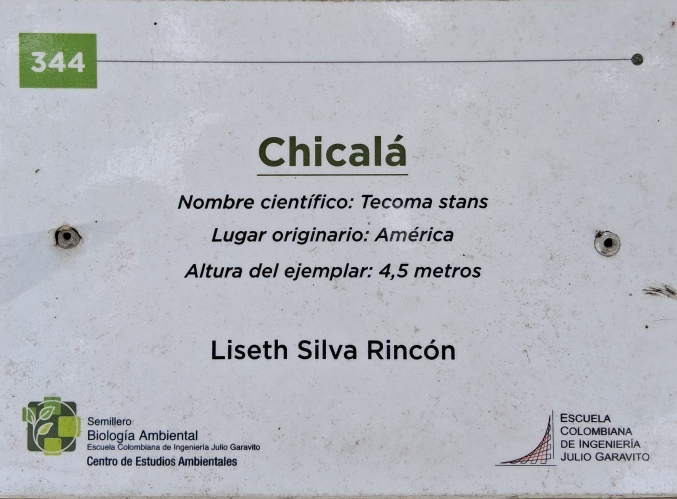
#> input picture assets/plantilla.jpeg, 1354 x 998 px (shown at 1/2 size)
$ python -i ocr.py   (imports and definitions only)
#> lines starting #> are read from the running program, lines starting #| are printed output that depends on the picture; after the words box and inside, x2 and y2 are one past the last pixel; in counts of white or black regions, pixels touching at a corner belong together
"""Extracción de texto (OCR) sobre la imagen ya alineada con la plantilla.

Adaptado de ``ocr_form.py``. Como la imagen alineada tiene el tamaño y el
sistema de coordenadas de la plantilla (1354×998), las regiones de interés se
expresan en píxeles de la plantilla.

Mejoras para fotos reales de las placas:
- Se corrigen sombras y reflejos antes de leer.
- El número del árbol se lee dentro del cuadro verde, que se localiza por color.
- Los tornillos de la placa, que el OCR confunde con letras sueltas, se descartan.
- Las etiquetas fijas ("Nombre científico:", "Lugar originario:", "Altura del
  ejemplar:") se normalizan, y las palabras dudosas del lugar de origen se
  comparan con una lista de países y regiones.
"""

from __future__ import annotations

import difflib
from collections import Counter
import os
import re
import shutil

import cv2
import numpy as np

# Cada campo: (x, y, w, h) en píxeles de la plantilla (1354×998).
FIELDS: dict[str, tuple[int, int, int, int]] = {
    # Nombre y autor van centrados y su largo cambia de un árbol a otro: casi todo el ancho.
    "nombre": (150, 235, 1050, 135),
    # Casi todo el ancho: hay líneas largas ("África Oriental - Sudáfrica - Nueva Zelanda").
    # Los tornillos quedan dentro y se filtran después.
    "informacion": (40, 360, 1280, 240),
    "autor": (100, 630, 1154, 140),
    "id_arbol": (10, 30, 250, 190),
}

NUMERIC_FIELDS = {"id_arbol"}
SINGLE_LINE_FIELDS = {"nombre", "autor"}  # una sola línea de texto: --psm 7

# Etiquetas fijas que aparecen al inicio de las líneas de información.
# Basta con reconocer la palabra clave ("cient…", "orig…", "ejem…"): lo que haya antes, aunque
# el OCR lo lea mal ("pgonr originario"), se reemplaza por la etiqueta correcta.
_LABELS = (
    (re.compile(r"^.{0,12}?cien\w*\W*", re.I), "Nombre científico: "),
    (re.compile(r"^.{0,12}?orig\w*\W*", re.I), "Lugar originario: "),
    (re.compile(r"^.{0,16}?ejem\w*\W*", re.I), "Altura del ejemplar: "),
)

# Países y regiones (en español) para corregir palabras dudosas del lugar de origen.
_PLACES = """
África Oriental Occidental Central Sudáfrica Norte Sur América Europa Asia Oceanía Australia
Nueva Zelanda Guinea Caledonia Madagascar Mediterráneo Himalaya Amazonía Andes Caribe Antillas
Colombia México Brasil Perú Ecuador Venezuela Bolivia Chile Argentina Paraguay Uruguay Panamá
Costa Rica Nicaragua Honduras Guatemala Salvador Belice Cuba Jamaica Haití Dominicana
Estados Unidos Canadá España Portugal Francia Italia Grecia Turquía Alemania Inglaterra
China Japón Corea India Indonesia Filipinas Malasia Tailandia Vietnam Birmania Sri Lanka
Egipto Marruecos Etiopía Kenia Tanzania Mozambique Angola Congo Nigeria Senegal Camerún
Arabia Irán Líbano Siria Israel Pakistán Afganistán Nepal Tropical Subtropical Templada
""".split()


class OCRUnavailable(RuntimeError):
    """Tesseract o pytesseract no están instalados."""


# Rutas habituales del instalador de Tesseract en Windows.
_WINDOWS_PATHS = (
    r"C:\Program Files\Tesseract-OCR\tesseract.exe",
    r"C:\Program Files (x86)\Tesseract-OCR\tesseract.exe",
)


# [33 lines left out: functions _get_pytesseract, _text_lang, ocr_available, not called in this run]


# ------------------------------------------------------------ preprocesado
def _prepare_text(gray: np.ndarray) -> np.ndarray:
    """Quita sombras y reflejos (divide por el fondo estimado), amplía ×2 y binariza con Otsu."""
    kernel = cv2.getStructuringElement(cv2.MORPH_ELLIPSE, (41, 41))
    background = cv2.morphologyEx(gray, cv2.MORPH_CLOSE, kernel)
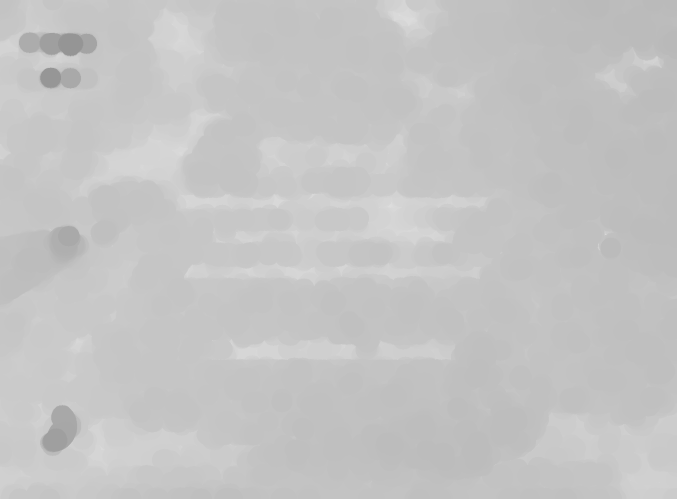
#> background: shape (998, 1354) (shown at 1/2 size); min 149, max 230, mean 196.3
    flat = cv2.divide(gray, background, scale=255)
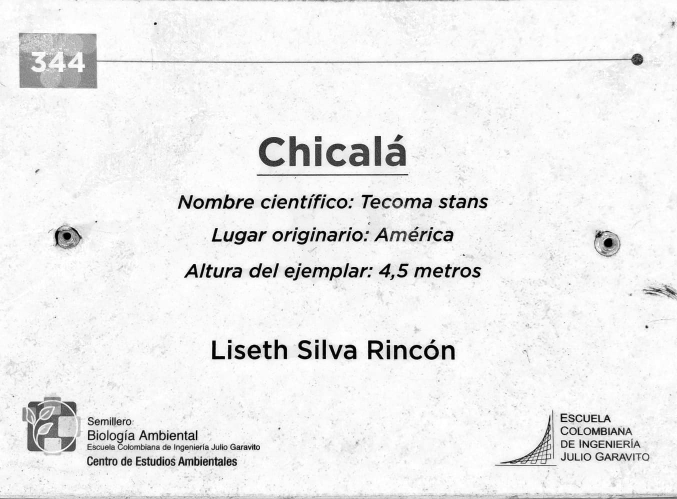
#> flat: shape (998, 1354) (shown at 1/2 size); min 0, max 255, mean 236.4
    flat = cv2.resize(flat, None, fx=2, fy=2, interpolation=cv2.INTER_CUBIC)
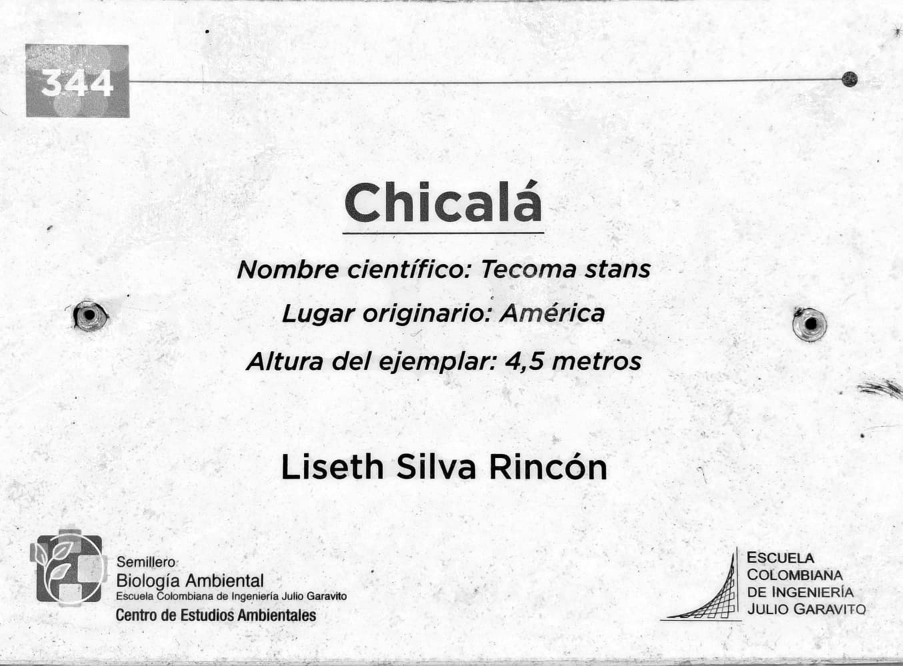
#> flat: shape (1996, 2708) (shown at 1/3 size); min 0, max 255, mean 236.4
    _, thresh = cv2.threshold(flat, 0, 255, cv2.THRESH_BINARY | cv2.THRESH_OTSU)
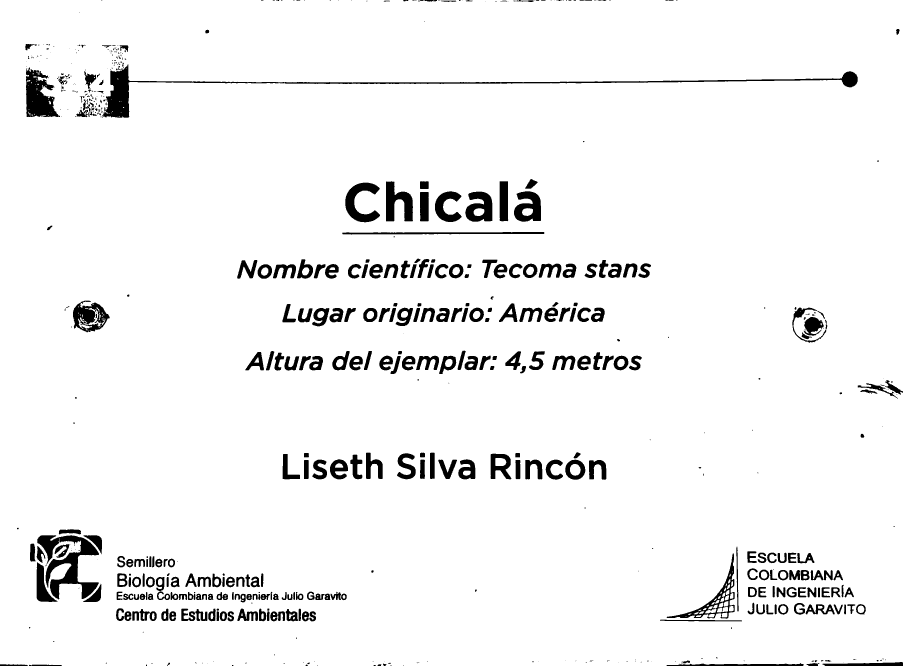
#> thresh: shape (1996, 2708) (shown at 1/3 size); 95.1% white; 590 black regions (244 under 20 px), largest, box (x1, y1, x2, y2) and area: (306, 193, 2573, 353) 19155, (112, 1606, 297, 1798) 13812, (78, 201, 180, 351) 9072
    return thresh


# [54 lines left out: functions _isolate_digits, _read_number, not called in this run]


# ------------------------------------------------------------- limpieza
def _alnum(word: str) -> str:
    return re.sub(r"[^\w]", "", word)


# Lugares que empiezan por "Nueva": la palabra siguiente solo se compara con estas.
_NUEVA = ("Zelanda", "Guinea", "Caledonia", "Granada", "Escocia", "Gales del Sur")


# [99 lines left out: functions _fix_place, _fix_origin_line, _clean_words, not called in this run]


_SHORT_WORDS = {"de", "del", "la", "el", "los", "las", "y", "e", "o", "u", "en"}


# [81 lines left out: functions _join_split_word, _read_lines, _clean_text, _clip_roi, extract_fields, not called in this run]

>>> import cv2
>>> picture = cv2.imread('../assets/plantilla.jpeg', cv2.IMREAD_GRAYSCALE)
>>> result = _prepare_text(picture)
